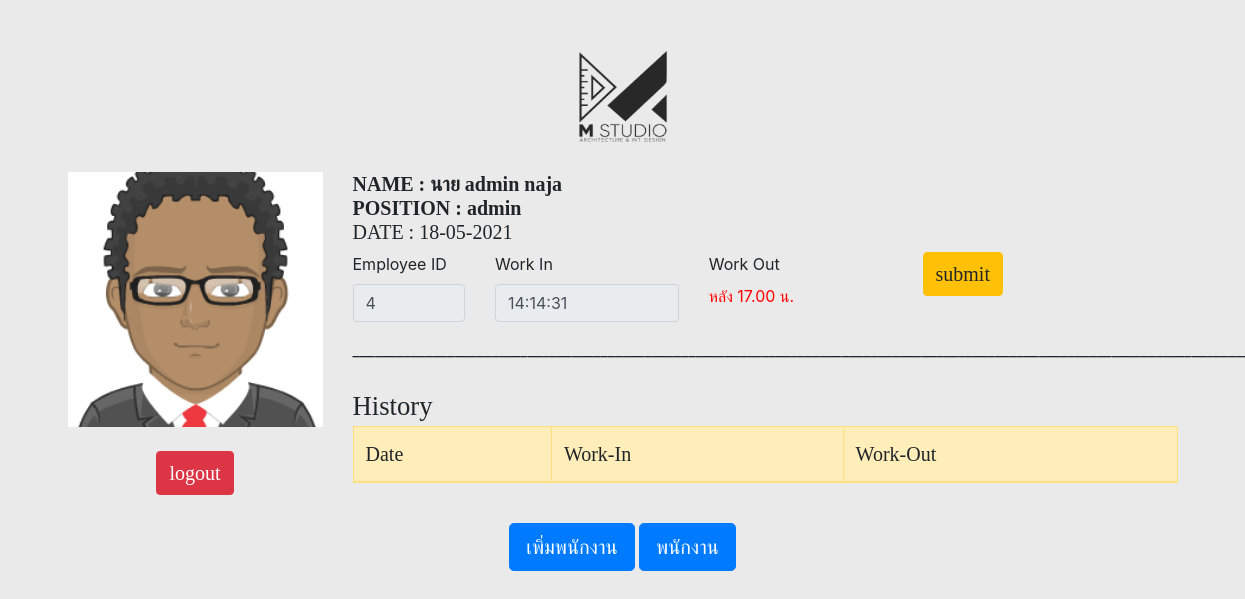
Screenshot of /admin.php (signed in) with the database file from the repository.
### tables this page shows
CREATE TABLE `tbl_emp` (
  `m_id` int(11) NOT NULL,
  `m_username` varchar(50) NOT NULL,
  `m_password` varchar(50) NOT NULL,
  `m_firstname` varchar(50) NOT NULL,
  `m_name` varchar(100) NOT NULL,
  `m_lastname` varchar(100) NOT NULL,
  `m_position` varchar(100) NOT NULL,
  `img` varchar(100) NOT NULL,
  `m_phone` varchar(20) NOT NULL,
  `m_email` varchar(50) NOT NULL,
  `m_level` varchar(10) NOT NULL,
  `m_datesave` timestamp NOT NULL DEFAULT current_timestamp()
);

### admin.php (the view, shortened to what this page needs)
<?php
include('condb.php');
$m_id = $_SESSION['m_id'];
$queryemp = "SELECT * FROM tbl_emp WHERE m_id=$m_id";
$resultm = mysqli_query($condb, $queryemp) or die ("Error in query: $queryemp " . mysqli_error($condb));
$rowm = mysqli_fetch_array($resultm);
$timenow = date('H:i:s');
$datenow = date('Y-m-d');
$queryworkio = "SELECT MAX(workdate) as lastdate, workin, workout FROM tbl_work_io WHERE m_id=$m_id AND workdate='$datenow' ";
$resultio = mysqli_query($condb, $queryworkio) or die ("Error in query: $queryworkio " . mysqli_error($condb));
$rowio = mysqli_fetch_array($resultio);
?>
<!doctype html>
<!doctype html>
<html lang="en">
  <head>
    <link rel="stylesheet" href="https://stackpath.bootstrapcdn.com/bootstrap/4.4.1/css/bootstrap.min.css">
  </head>
  <body style="background-color: #e9eae9" >
    <div class="container">
      <div class="row">
        <div class="col col-sm-12">
          <br>
          <br>
          <div align="center">
           <img src="logo.png" width="100" height="100">
        </div>
          <br>
        </div>
      </div>
    </div>
    <div class="container">
      <div class="row">
        <div class="col col-sm-3">
          <img src="img/<?php echo $rowm['img'];?>" width='100%'>
          <br>
          <br>
          <div align="center">
          <a href="logout.php" class="btn btn-danger btn-sm-2" id="small" > logout </a>
          </div>
        </div>
        <div class="col col-sm-9">
         <h3 id="small"> <b>
          NAME : <?php echo  $rowm['m_firstname'].' '.$rowm['m_name']. ' '.$rowm['m_lastname'];?>
          <br>
          POSITION : <?php echo $rowm['m_position'];?>
          </b>
          <br>
          DATE : <?php echo date('d-m-Y');?>
          <br></h3>
          <form action="save.php"  method="post" class="form-horizontal">
            <div class="form-group row">
              <div class="col col-sm-2">
                <label for="m_id">Employee ID</label>
                <input type="text" class="form-control"   name="m_id"   placeholder="รหัสพนักงาน"   value="<?php echo $rowm['m_id'];?>"  readonly>
              </div>
              <div class="col col-sm-3">
                <label for="m_id">Work In</label>
                <?php
                if($timenow < '17:00:00'){
                if(isset($rowio['workin'])){ ?>
                <input type="text" class="form-control"   name="workin"   value="<?php echo $rowio['workin'];?>"  disabled>
                <?php }else{ ?>
                <input type="text" class="form-control"   name="workin"   value="<?php echo date('H:i:s');?>"  readonly>
                <?php  } }?>
              </div>
              <div class="col col-sm-3">
                <label for="m_id">Work Out</label>
                <?php
                if($timenow > '17:00:00'){
                if(isset($rowio['workout'])){ ?>
                <input type="text" class="form-control"   name="workout"  value="<?php echo $rowio['workout'];?>"  disabled>
                <?php }else{ ?>
                <input type="text" class="form-control"   name="workout"  value="<?php echo date('H:i:s');?>"  readonly>
                <?php
                }
                }else{
                echo '<br><font color="red"> หลัง 17.00 น. </font>';
                } ?>
              </div>
              <div class="col col-sm-2">
                <button type="submit" class="btn btn-warning" id="small" >submit</button>
              </div>
            </div>
          </form>
          ____________________________________________________________________________________________________________________________
          <br>
          <br>
          <div id="topic">History</div>
          <?php
          echo "
          <table class='table table-bordered table-striped'>
          <thead>
            <tr class='table-warning'id='small'>
              <td>Date</td>
              <td>Work-In</td>
              <td>Work-Out</td>
            </tr>
            </thead>
            ";
          echo '</table>';
          ?>
        </div>
      </div>
    </div>
    <center>
    <div class="row">
    <div class="col-lg-12" >
    	 <br>
          <a href="add.php" class="btn btn-primary btn-lg"> เพิ่มพนักงาน </a>
           <a href="staff.php" class="btn btn-primary btn-lg"> พนักงาน </a>
    </div>
    </div>
	</center>
    </body>
  </html>

### admin.php (style rules this page uses)
#topic { font-family: Elephant ; font-size: 20pt; }
#small { font-family: Elephant ; font-size: 15pt; }

### rows the page displays
tbl_emp: img (picture), m_firstname "นาย", m_name "admin", m_lastname "naja", m_position "admin", m_id "4"
